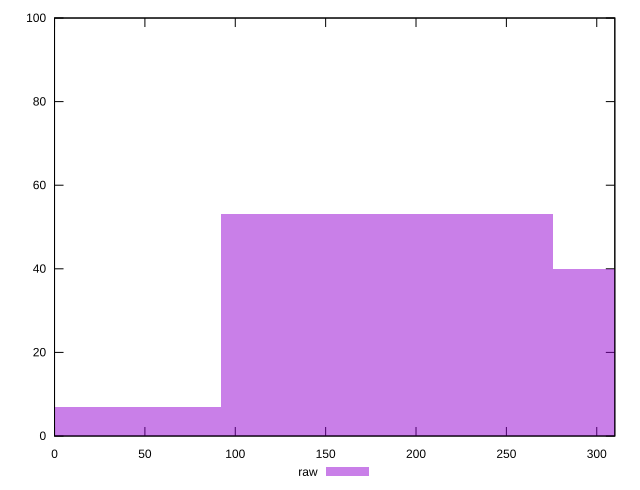

Here is the gnuplot script that generated this plot:
reset

$raw <<EOF
0 7
367.36335521418874 40
183.68167760709437 53
EOF

set key outside below
set boxwidth 183.68167760709437
set xrange [0:310]
set yrange [0:100]
set trange [0:100]
set style fill transparent solid 0.5 noborder
set terminal svg size 640, 490 enhanced background rgb 'white'
set output "report_00009_2021-02-08T22-37-41.559Z/uses-optimized-images/samples/pages/raw/histogram.svg"

plot $raw title "raw" with boxes

reset
